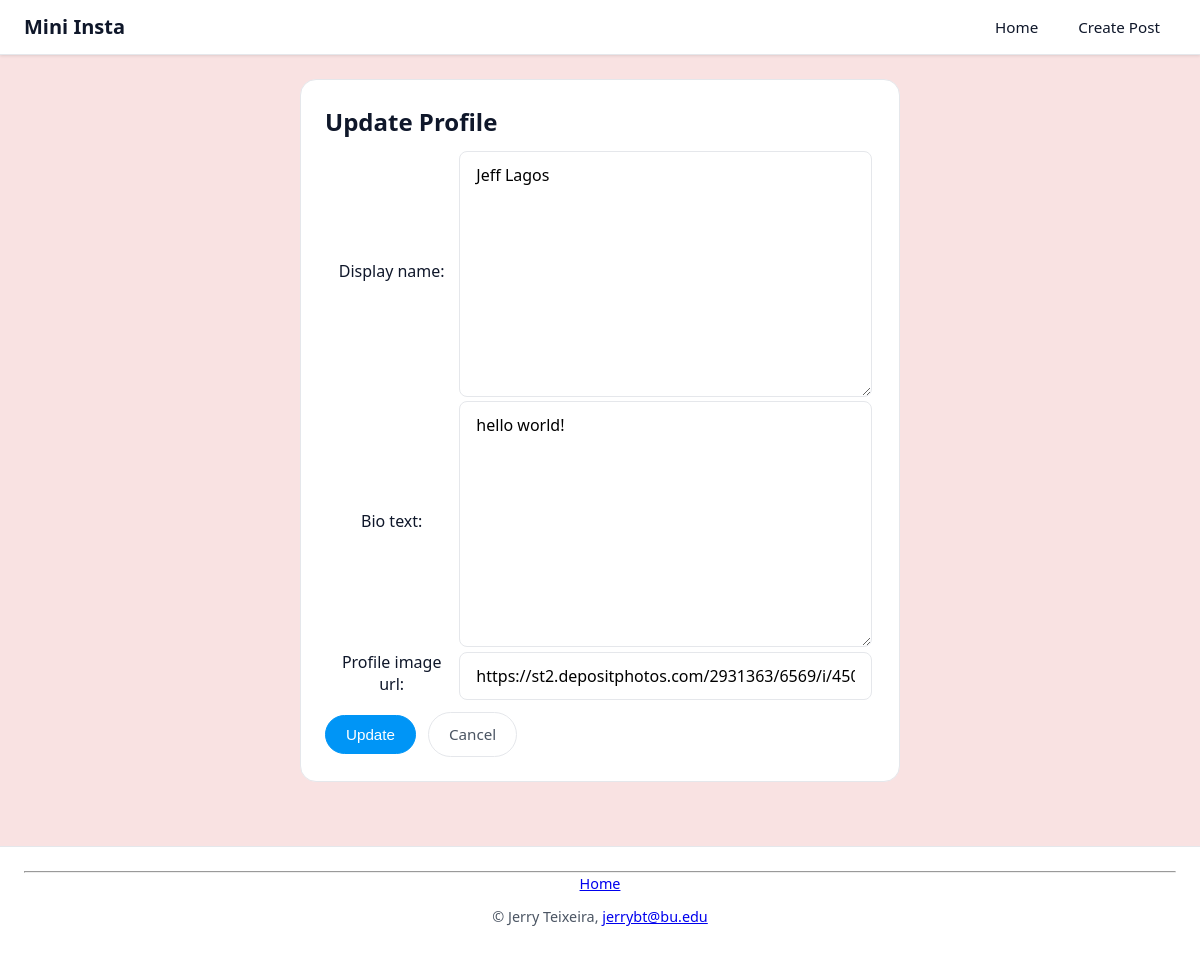
Before: /mini_insta/profile/1/update with the older database file.
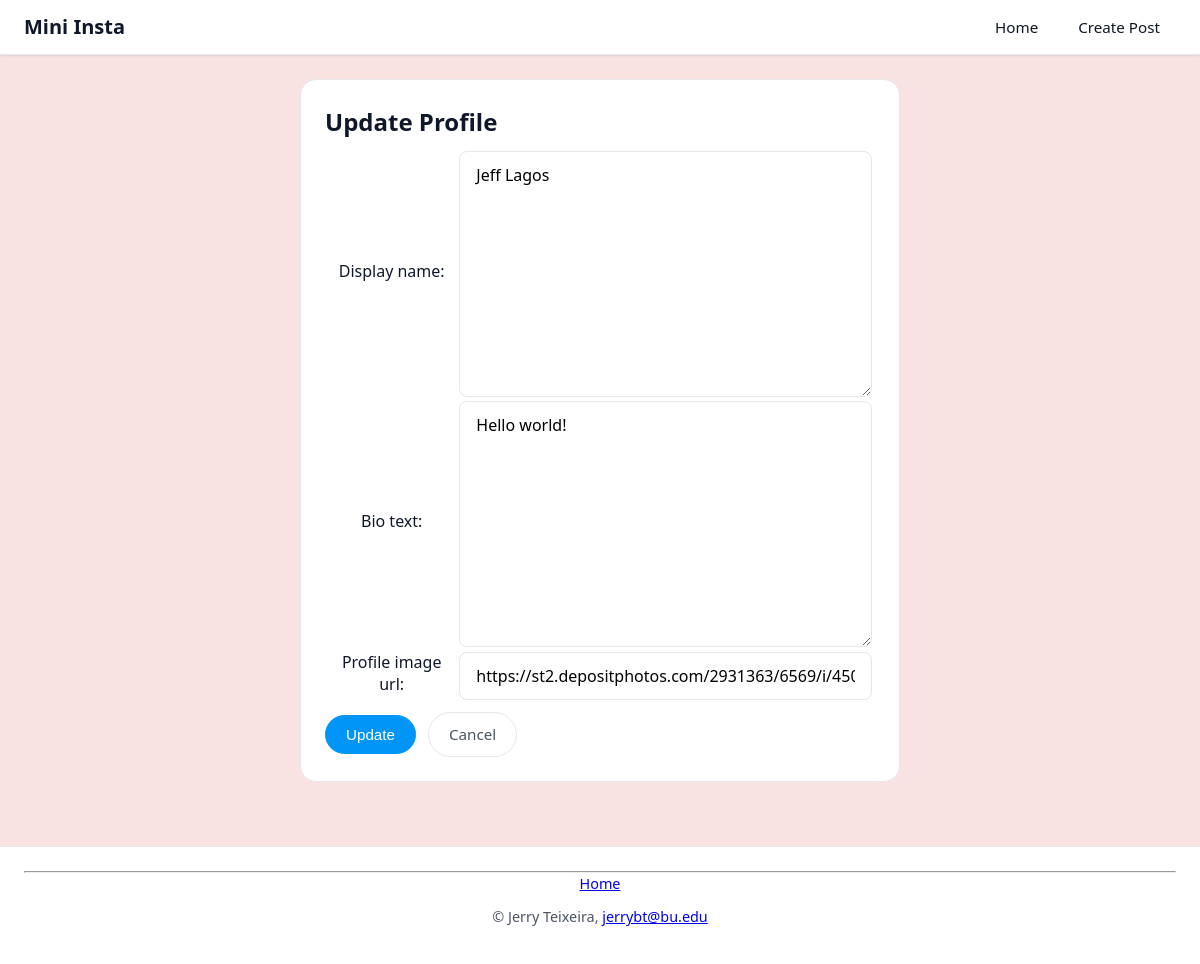
After: the same page with the newer database file.
### mini_insta/models.py (models this page shows, shortened)
class Profile(models.Model):
    username = models.TextField(blank = True)
    display_name = models.TextField(blank = True)
    bio_text = models.TextField(blank = True)
    join_date = models.DateTimeField(auto_now = True)
    profile_image_url = models.URLField(blank = True) # url as a string

### mini_insta/views.py (the view)
# urls.py: path("profile/<int:pk>/update", UpdateProfileView.as_view(), name="update_profile"),
class UpdateProfileView(UpdateView):
    model = Profile
    form_class = UpdateProfileForm
    template_name = 'mini_insta/update_profile_form.html'

### mini_insta/forms.py
class UpdateProfileForm(forms.ModelForm):
    class Meta:
        model = Profile
        fields = ['display_name', 'bio_text', 'profile_image_url']

### mini_insta/templates/mini_insta/update_profile_form.html (shortened to what this page needs)
{% extends "mini_insta/base.html" %}
{% block content %}
<article class="form-card">
    <h2>Update Profile</h2>
    <form action="{% url 'update_profile' profile.pk %}" method="POST" enctype="multipart/form-data">
        <div class="form-group">
            <table>
                {{ form.as_table }}
            </table>
        <div>
        <div class="form-actions">
            <button type="submit" class="btn btn-primary">Update</button>
            <a href="{% url 'show_profile' profile.pk %}" class="btn btn-ghost">Cancel</a>
        </div>
    </form>
</article>
{% endblock %}

Changed rows visible on the page:
changed Profile "Jeff Lagos": bio_text "hello world!" → "Hello world!"
